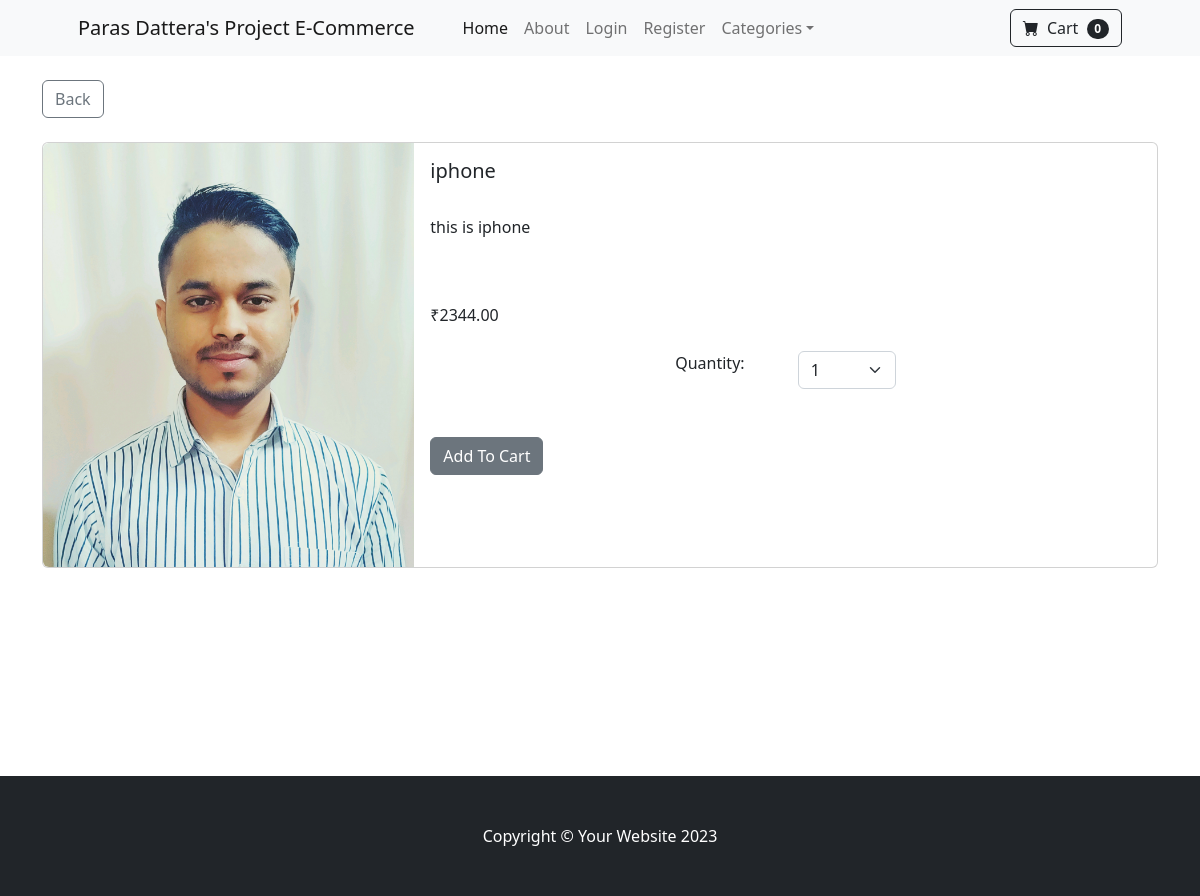
Page /product/1 on the committed database.
### store/models.py (models this page shows, shortened)
class Product(models.Model):
    name = models.CharField(max_length = 100)
    price = models.DecimalField(default=0 ,decimal_places=2,max_digits=8)
    category = models.ForeignKey(Category,on_delete = models.CASCADE,default=1)
    description = models.CharField(max_length = 250,default = '' , blank=True,null = True)
    image = models.ImageField(upload_to='uploads/product/')
    is_sale = models.BooleanField(default = False)
    sale_price = models.DecimalField(default = 0,decimal_places=2,max_digits = 8)

### store/views.py (the view)
# urls.py: path('product/<int:pk>',views.product,name='product'),
def product(request,pk):
    product = Product.objects.get(id=pk)
    return render(request,'product.html',{'product':product})

### cart/cart.py (called while the page is built)
    def __len__(self):
        return len(self.cart)

### cart/context_processors.py (called while the page is built)
def cart(request):
    return {'cart':Cart(request)}

### store/templates/product.html (shortened to what this page needs)
{% extends 'base.html' %}
{% block content %}
<br>
<div class="container">
    <a href="{% url 'home' %}" class="btn btn-outline-secondary">Back</a>
    <br><br>
    <div class="card mb-3">
        <div class="row g-0">
            <div class="col-md-4">
                <img src="{{ product.image.url }}" class="img-fluid rounded-start" alt="...">
            </div>
            <div class="col-md-8">
                <div class="card-body">
                    <h5 class="card-title">{{ product.name }}</h5> <br>
                    <p class="card-text">{{ product.description }}</p>
                    {% if product.is_sale %}
                    <div class="d-flex justify-content-center small text-warning mb-2">
                        <div class="bi-star-fill"></div>
                        &nbsp;&nbsp;Sale!&nbsp;&nbsp;
                        <div class="bi-star-fill"></div>
                    </div> <br><br>
                    <strike>
                        ₹{{product.price}}
                    </strike>&nbsp;
                    ₹{{product.sale_price}}
                    {% else %}
                    <br><br>
                    ₹{{ product.price }}
                    {% endif %}
                    <br><br>
                    <div class="row justify-content-center">
                        <div class="col-md-2">Quantity:</div>
                        <div class="col-md-2"><select class="form-select" id="qty-cart">
                                <option value="1">1</option>
                            </select></div>
                    </div>
                    <br><br>
                    <button type="button" value="{{ product.id }}" id="add-cart" class="btn btn-secondary">Add To
                        Cart</button>
                </div>
            </div>
        </div>
    </div>
</div>
<br>
<br><br><br><br><br><br><br>
{% endblock %}

### rows in the picture
Product: image (picture), name "iphone", description "this is iphone", price "2344.00"

### other values in the picture
{{ cart|length }} "0"
